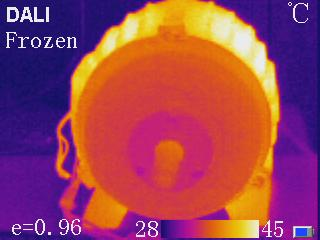
#> input picture uploads/WhatsApp Image 2026-05-18 at 11.03.49 (1).jpeg, 320 x 240 px
$ python -i predict.py   (imports and definitions only)
#> lines starting #> are read from the running program, lines starting #| are printed output that depends on the picture
import cv2
import numpy as np
import joblib

# ---------------------------------
# LOAD MODEL
# ---------------------------------

# [3 lines not run here, left out]

# ---------------------------------
# LABELS
# ---------------------------------

labels = {

    0: "Healthy",

    1: "Old Used Bearing",

    2: "Iron Scrap Bearing",

    3: "Ball Defect Bearing"
}

# ---------------------------------
# PREDICTION
# ---------------------------------

def predict_bearing(img):

    # Resize
    img = cv2.resize(
        img,
        (128,128)
    )
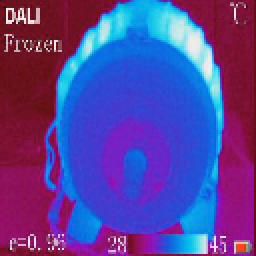
#> img: shape (128, 128, 3) (shown 2 times larger); mean of channels 0, 1, 2 154, 66.5, 89.5; drawn as B, G, R

    # Convert grayscale
    gray = cv2.cvtColor(
        img,
        cv2.COLOR_RGB2GRAY
    )
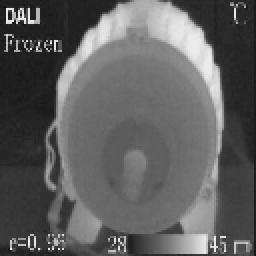
#> gray: shape (128, 128) (shown 2 times larger); min 14, max 241, mean 95.3

    # Edge detection
    edges = cv2.Canny(
        gray,
        100,
        200
    )
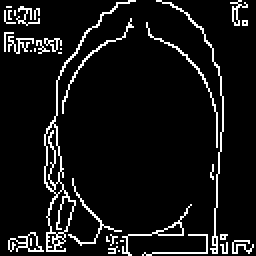
#> edges: shape (128, 128) (shown 2 times larger); 7.7% white in thin lines or dots

    # Flatten
    feature = edges.flatten()
#> feature = 16384 values, max 255 at index 64, min 0 at index 0, mean 19.64

    feature = np.array([feature])

    # Prediction
#> (the run stopped early here; a loop or call above may not have finished)

$ run again, on uploads/WhatsApp Image 2026-05-18 at 11.03.50 (1).jpeg
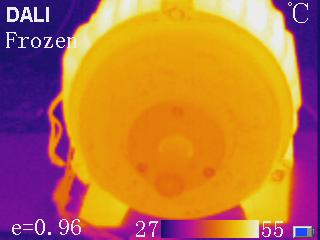
#> input picture uploads/WhatsApp Image 2026-05-18 at 11.03.50 (1).jpeg, 320 x 240 px
#> in predict_bearing, `gray = cv2.cvtColor( img, cv2.COLOR_RGB2GRAY )`:
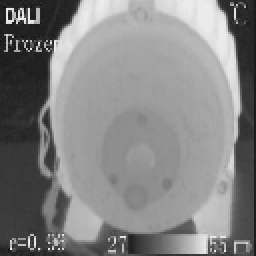
#> gray: shape (128, 128) (shown 2 times larger); min 15, max 244, mean 132.1
#> in predict_bearing, `edges = cv2.Canny( gray, 100, 200 )`:
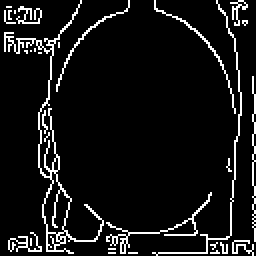
#> edges: shape (128, 128) (shown 2 times larger); 8% white in thin lines or dots
#> feature = 16384 values, max 255 at index 40, min 0 at index 0, mean 20.3

$ run again, on uploads/WhatsApp Image 2026-05-22 at 12.42.32 (2).jpeg
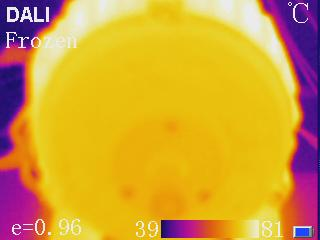
#> input picture uploads/WhatsApp Image 2026-05-22 at 12.42.32 (2).jpeg, 320 x 240 px
#> in predict_bearing, `gray = cv2.cvtColor( img, cv2.COLOR_RGB2GRAY )`:
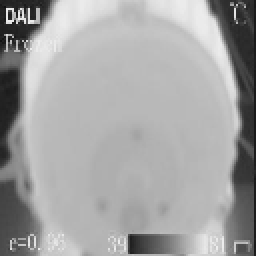
#> gray: shape (128, 128) (shown 2 times larger); min 17, max 242, mean 163.6
#> in predict_bearing, `edges = cv2.Canny( gray, 100, 200 )`:
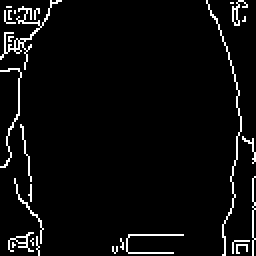
#> edges: shape (128, 128) (shown 2 times larger); 4.4% white in thin lines or dots
#> feature = 16384 values, max 255 at index 25, min 0 at index 0, mean 11.16
